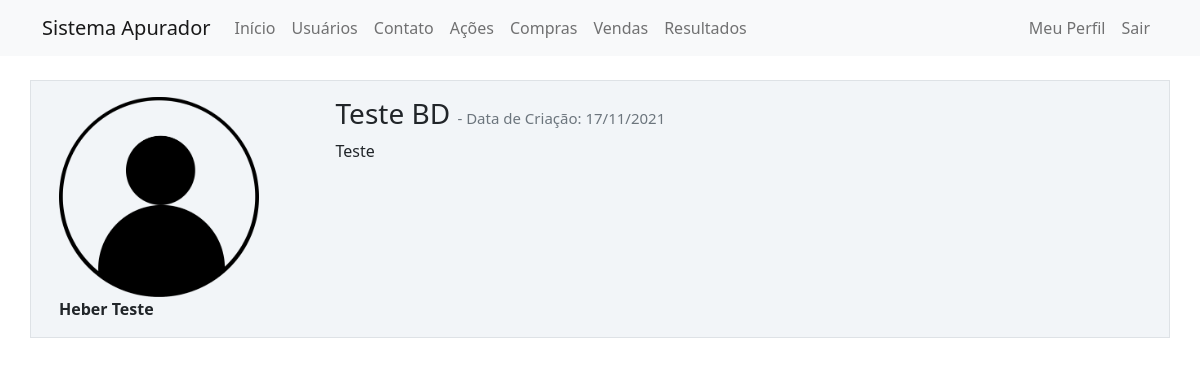
/post/2 (signed in), run on the app's committed database.
### app/models.py (models this page shows, shortened)
class Usuario(database.Model, UserMixin):
    id = database.Column(database.Integer, primary_key=True)
    username = database.Column(database.String, nullable=False)
    email = database.Column(database.String, nullable=False, unique=True)
    senha = database.Column(database.String, nullable=False)
    foto_perfil = database.Column(database.String, default='default.jpg')
    posts = database.relationship('Post', backref='autor', lazy=True)
    cursos = database.Column(database.String, nullable=False, default='Não Informado')
    compras = database.relationship('Compras', backref='autor', lazy=True)
    vendas = database.relationship('Vendas', backref='autor', lazy=True)
    apuracao = database.relationship('Apuracao', backref='autor', lazy=True)

class Post(database.Model):
    id = database.Column(database.Integer, primary_key=True)
    titulo = database.Column(database.String, nullable=False)
    corpo = database.Column(database.Text, nullable=False)
    data_criacao = database.Column(database.DateTime, nullable=False, default=datetime.utcnow)
    id_usuario = database.Column(database.Integer, database.ForeignKey('usuario.id'), nullable=False)

### app/routes.py (the view)
@app.route('/post/<post_id>', methods=['GET', 'POST'])
@login_required
def exibir_post(post_id):
    post = Post.query.get(post_id)
    if current_user == post.autor:
        form = FormCriarPost()
        if request.method == 'GET':
            form.titulo.data = post.titulo
            form.corpo.data = post.corpo
        elif form.validate_on_submit():
            post.titulo = form.titulo.data
            post.corpo = form.corpo.data
            database.session.commit()
            flash('Post Atualizado com Sucesso', 'alert-success')
            return redirect(url_for('home'))
    else:
        form = None
    return render_template('post.html', post=post, form=form)

### app/models.py (called while the page is built)
@login_manager.user_loader
def load_usuario(id_usuario):
    return Usuario.query.get(int(id_usuario))

### app/templates/post.html (shortened to what this page needs)
{% extends 'base.html' %}
{% block body %}
        <div class="container mt-3">
            <div class="row border mt-4 p-3 meupost">
                <div class="col col-3">
                    <div class="image pe-2"> <img src="{{ url_for('static', filename='fotos_perfil/{}'.format(post.autor.foto_perfil)) }}" class="rounded" width="200"> </div>
                    <strong>{{ post.autor.username }}</strong>
                </div>
                <div class="col col-9">
                    <h3>{{ post.titulo }}
                    <small class="text-muted" style="font-size: 15px"> - Data de Criação: {{ post.data_criacao.strftime('%d/%m/%Y') }}
                    </small>
                    </h3>
                    <p>{{ post.corpo }}</p>
                </div>
            </div>
        </div>
{% endblock %}

### app/static/main.css (style rules this page uses)
.meupost { background: #f2f5f8 !important; }

### data on the page
Usuario: foto_perfil (placeholder picture), autor.username "Heber Teste"
Post: titulo "Teste BD", data_criacao "17/11/2021", corpo "Teste"
